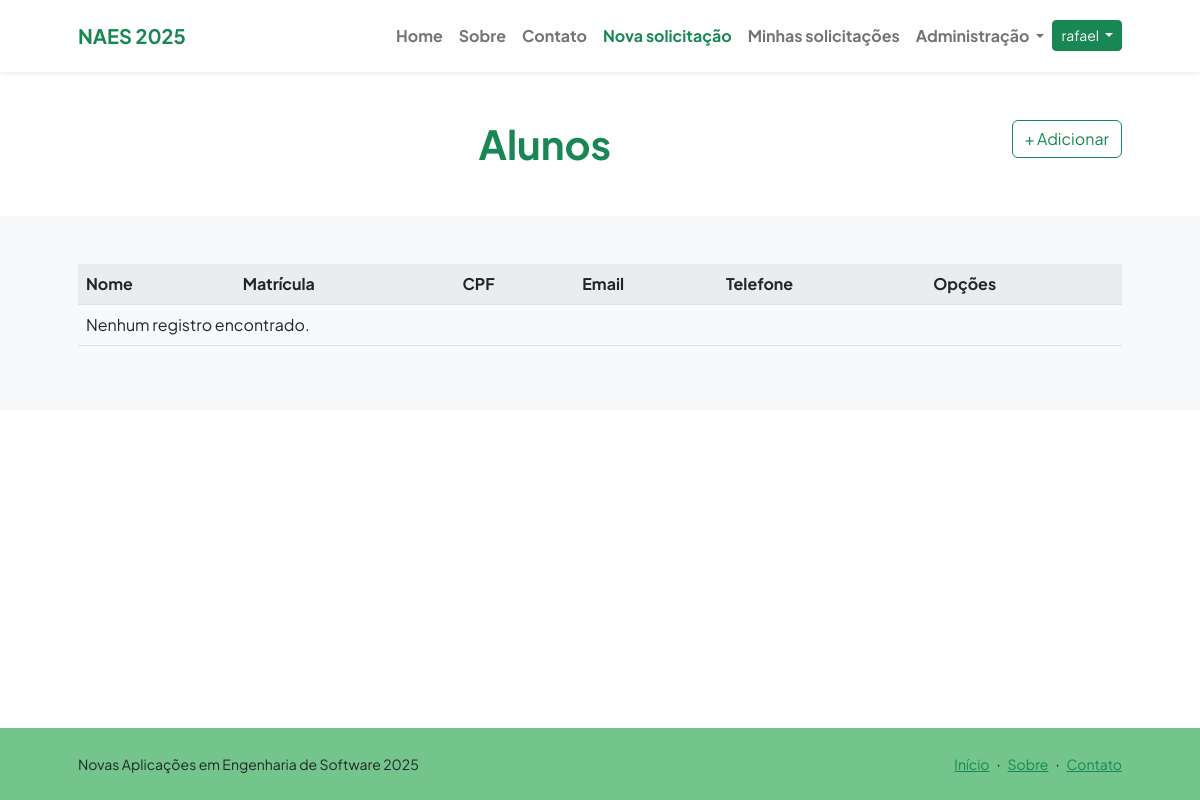
Before: /protocolo/listar/alunos/ (signed in) with the older database file.
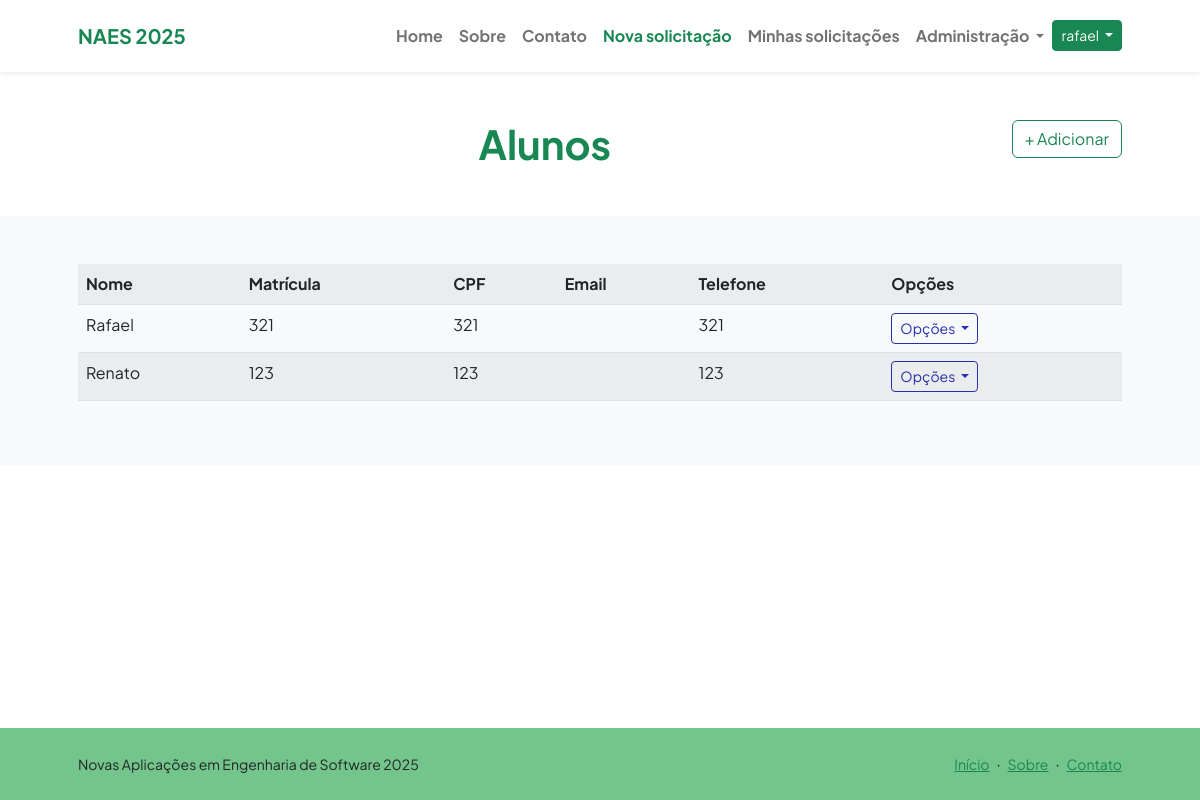
After: the same page with the newer database file.
### protocolos/models.py (models this page shows, shortened)
class Aluno(models.Model):
    usuario = models.OneToOneField(User, on_delete=models.CASCADE, related_name="aluno")
    nome = models.CharField(max_length=255)
    matricula = models.CharField(max_length=50, unique=True)
    cpf = models.CharField(max_length=14, unique=True)
    telefone = models.CharField(max_length=20, null=True)
    class Meta:
        ordering = ["nome"]

### protocolos/views.py (the view)
# urls.py: path("listar/alunos/", AlunoList.as_view(), name="listar-aluno"),
class AlunoList(LoginRequiredMixin, ListView):
    template_name = "protocolos/listas/aluno.html"
    model = Aluno

### protocolos/templates/protocolos/listas/aluno.html (shortened to what this page needs)
{% extends "paginasweb/modelos/index.html" %}
{% load static %}
{% block header %}
<div class="text-center">
    <h1 class="display-6 fw-bolder mb-4">
        <span class="text-success d-inline">
            Alunos
        </span>
        <a href="{% url "cadastrar-aluno" %}" class="btn btn-outline-success float-lg-end">
            + Adicionar
        </a>
    </h1>
</div>
{% endblock header %}
{% block conteudo %}
<div>
    <table class="table table-striped">
        <tr>
            <th>Nome</th>
            <th>Matrícula</th>
            <th>CPF</th>
            <th>Email</th>
            <th>Telefone</th>
            <th>Opções</th>
        </tr>
        {% for object in object_list %}
        <tr>
            <td>{{ object.nome }}</td>
            <td>{{ object.matricula }}</td>
            <td>{{ object.cpf }}</td>
            <td>{{ object.email }}</td>
            <td>{{ object.telefone }}</td>
            <td>
                <div class="dropdown">
                    <button class="btn btn-outline-primary btn-sm dropdown-toggle" type="button" data-bs-toggle="dropdown" aria-expanded="false">
                        Opções
                    </button>
                </div>
            </td>
        </tr>
        {% empty %}
        <tr>
            <td colspan="6">Nenhum registro encontrado.</td>
        </tr>
        {% endfor %}
    </table>
</div>
{% endblock conteudo %}

Changed rows visible on the page:
added Aluno: nome "Rafael", matricula "321", cpf "321", telefone "321"
added Aluno: nome "Renato", matricula "123", cpf "123", telefone "123"
Other visible differences:
text no longer shown: "Nenhum registro encontrado."
